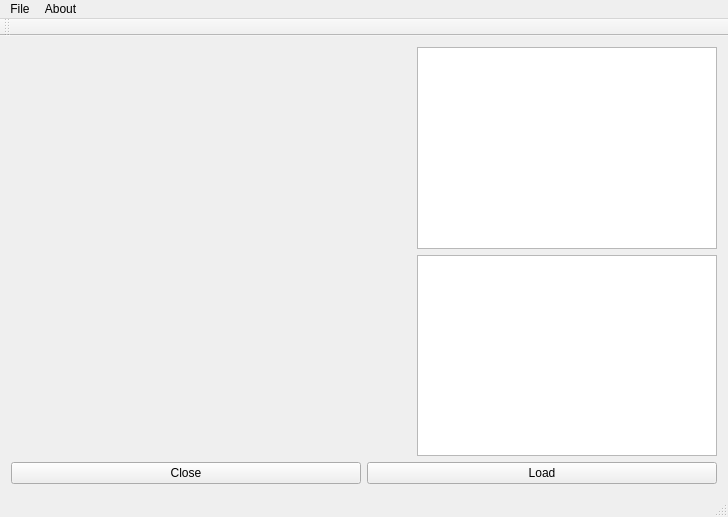
<?xml version="1.0" encoding="UTF-8"?>
<ui version="4.0">
 <class>MainWindow</class>
 <widget class="QMainWindow" name="MainWindow">
  <property name="geometry">
   <rect>
    <x>0</x>
    <y>0</y>
    <width>728</width>
    <height>517</height>
   </rect>
  </property>
  <property name="sizePolicy">
   <sizepolicy hsizetype="Minimum" vsizetype="Minimum">
    <horstretch>0</horstretch>
    <verstretch>0</verstretch>
   </sizepolicy>
  </property>
  <property name="windowTitle">
   <string>MainWindow</string>
  </property>
  <widget class="QWidget" name="centralWidget">
   <layout class="QVBoxLayout" name="verticalLayout_2">
    <item>
     <layout class="QHBoxLayout" name="horizontalLayout_3">
      <item>
       <layout class="QHBoxLayout" name="horizontalLayout_2">
        <item>
         <widget class="sfCanvas" name="widget" native="true">
          <property name="enabled">
           <bool>true</bool>
          </property>
          <property name="sizePolicy">
           <sizepolicy hsizetype="Fixed" vsizetype="Ignored">
            <horstretch>0</horstretch>
            <verstretch>0</verstretch>
           </sizepolicy>
          </property>
          <property name="minimumSize">
           <size>
            <width>400</width>
            <height>400</height>
           </size>
          </property>
         </widget>
        </item>
       </layout>
      </item>
      <item>
       <layout class="QVBoxLayout" name="verticalLayout">
        <item>
         <widget class="QTextBrowser" name="textBrowser"/>
        </item>
        <item>
         <widget class="QListWidget" name="listWidget"/>
        </item>
       </layout>
      </item>
     </layout>
    </item>
    <item>
     <layout class="QHBoxLayout" name="horizontalLayout">
      <item>
       <widget class="QPushButton" name="closeButton">
        <property name="text">
         <string>Close</string>
        </property>
       </widget>
      </item>
      <item>
       <widget class="QPushButton" name="loadButton">
        <property name="text">
         <string>Load</string>
        </property>
       </widget>
      </item>
     </layout>
    </item>
   </layout>
  </widget>
  <widget class="QMenuBar" name="menuBar">
   <property name="geometry">
    <rect>
     <x>0</x>
     <y>0</y>
     <width>728</width>
     <height>23</height>
    </rect>
   </property>
   <widget class="QMenu" name="menuFile">
    <property name="title">
     <string>File</string>
    </property>
    <addaction name="separator"/>
    <addaction name="actionLoad_PGN"/>
    <addaction name="actionExit"/>
   </widget>
   <widget class="QMenu" name="menuAbout">
    <property name="title">
     <string>About</string>
    </property>
    <addaction name="actionLicense"/>
    <addaction name="actionAbout_Us"/>
   </widget>
   <addaction name="menuFile"/>
   <addaction name="menuAbout"/>
  </widget>
  <widget class="QToolBar" name="mainToolBar">
   <attribute name="toolBarArea">
    <enum>TopToolBarArea</enum>
   </attribute>
   <attribute name="toolBarBreak">
    <bool>false</bool>
   </attribute>
  </widget>
  <widget class="QStatusBar" name="statusBar"/>
  <action name="actionLoad_PGN">
   <property name="text">
    <string>Load PGN</string>
   </property>
  </action>
  <action name="actionExit">
   <property name="text">
    <string>Exit</string>
   </property>
  </action>
  <action name="actionLicense">
   <property name="text">
    <string>About the Program</string>
   </property>
  </action>
  <action name="actionAbout_Us">
   <property name="text">
    <string>About Us</string>
   </property>
  </action>
 </widget>
 <layoutdefault spacing="6" margin="11"/>
 <customwidgets>
  <customwidget>
   <class>sfCanvas</class>
   <extends>QWidget</extends>
   <header>header/sfmlcanvas.h</header>
   <container>1</container>
  </customwidget>
 </customwidgets>
 <resources/>
 <connections>
  <connection>
   <sender>closeButton</sender>
   <signal>clicked()</signal>
   <receiver>MainWindow</receiver>
   <slot>exit()</slot>
   <hints>
    <hint type="sourcelabel">
     <x>215</x>
     <y>482</y>
    </hint>
    <hint type="destinationlabel">
     <x>193</x>
     <y>439</y>
    </hint>
   </hints>
  </connection>
  <connection>
   <sender>loadButton</sender>
   <signal>clicked()</signal>
   <receiver>MainWindow</receiver>
   <slot>loadfile()</slot>
   <hints>
    <hint type="sourcelabel">
     <x>652</x>
     <y>482</y>
    </hint>
    <hint type="destinationlabel">
     <x>350</x>
     <y>458</y>
    </hint>
   </hints>
  </connection>
  <connection>
   <sender>listWidget</sender>
   <signal>itemClicked(QListWidgetItem*)</signal>
   <receiver>MainWindow</receiver>
   <slot>changeHighLight(QListWidgetItem*)</slot>
   <hints>
    <hint type="sourcelabel">
     <x>555</x>
     <y>346</y>
    </hint>
    <hint type="destinationlabel">
     <x>723</x>
     <y>259</y>
    </hint>
   </hints>
  </connection>
 </connections>
 <slots>
  <slot>exit()</slot>
  <slot>loadfile()</slot>
  <slot>changeHighLight(QListWidgetItem*)</slot>
  <slot>actionPassway(QAction*)</slot>
 </slots>
</ui>
